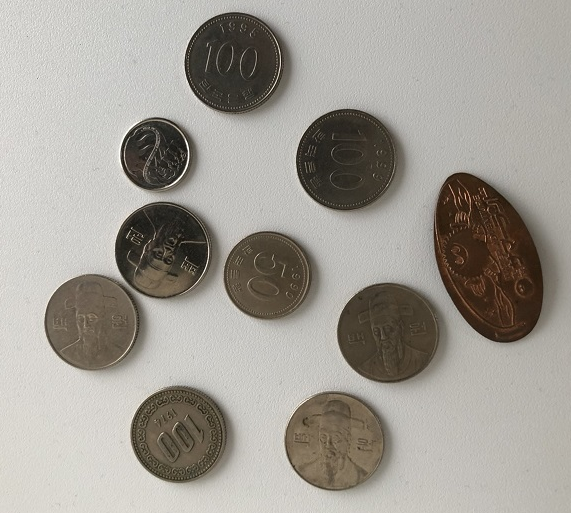
#> input picture opencv/image/S__26132483.png, 571 x 513 px
$ python watershed_algorithim.py
#> lines starting #> are read from the running program, lines starting #| are printed output that depends on the picture; after the words box and inside, x2 and y2 are one past the last pixel; in counts of white or black regions, pixels touching at a corner belong together
import cv2
from matplotlib import pyplot as plt

img_bgr = cv2.imread('./image/S__26132483.png')
#> img_bgr is the input picture: shape (513, 571, 3); mean B, G, R 149.1, 156.6, 160.9

cv2.imshow("img_bgr", img_bgr)
# pause
keycode = cv2.waitKey(0)
#> (key Esc is pressed here)
# ESC key to exit
if keycode == 27:
    cv2.destroyAllWindows()


img_bitwise_not_bgr = cv2.bitwise_not(img_bgr)
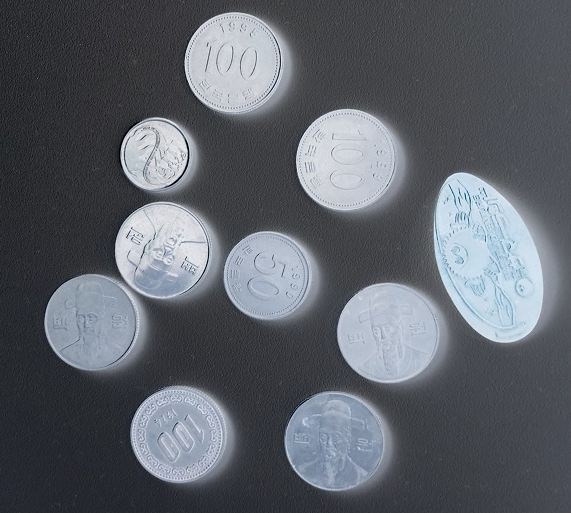
#> img_bitwise_not_bgr: shape (513, 571, 3); mean B, G, R 105.9, 98.4, 94.1

cv2.imshow("img_bitwise_not_bgr", img_bitwise_not_bgr)
# pause
keycode = cv2.waitKey(0)
#> (key Esc is pressed here)
# ESC key to exit
if keycode == 27:
    cv2.destroyAllWindows()

img_bitwise_not_bgr2gray = cv2.cvtColor(img_bitwise_not_bgr, cv2.COLOR_BGR2GRAY)
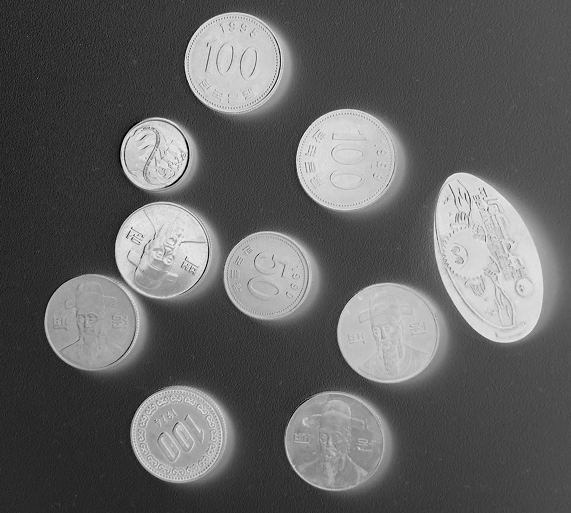
#> img_bitwise_not_bgr2gray: shape (513, 571); min 1, max 246, mean 97.9

cv2.imshow("img_bitwise_not_bgr2gray", img_bitwise_not_bgr2gray)
# pause
keycode = cv2.waitKey(0)
#> (key Esc is pressed here)
# ESC key to exit
if keycode == 27:
    cv2.destroyAllWindows()


ret, img_binary = cv2.threshold(img_bitwise_not_bgr2gray, 150,255,cv2.THRESH_BINARY)
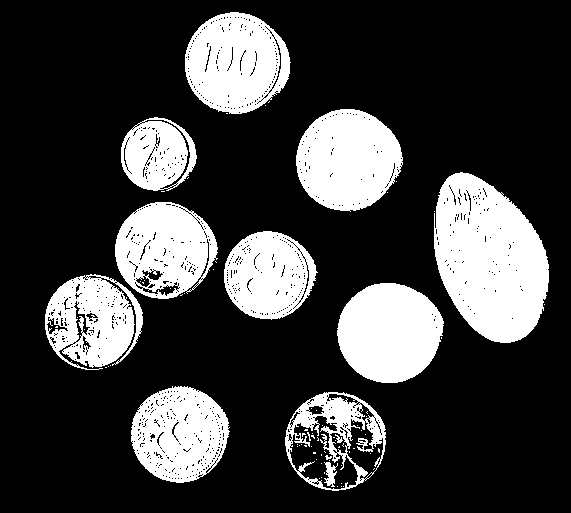
#> img_binary: shape (513, 571); 24.6% white; 81 white regions (68 under 20 px)

cv2.imshow("img_binary", img_binary)
# pause
keycode = cv2.waitKey(0)
#> (key Esc is pressed here)
# ESC key to exit
if keycode == 27:
    cv2.destroyAllWindows()

contours, hierarchy = cv2.findContours(img_binary, cv2.RETR_EXTERNAL, cv2.CHAIN_APPROX_NONE)
#> contours = 27 contours, 17 with area under 20; largest, box (x1, y1, x2, y2) and area: (434, 172, 549, 343) 14009, (296, 109, 403, 212) 8214, (185, 12, 291, 114) 8116, (337, 283, 444, 383) 8090, (285, 392, 386, 491) 7654
img_contour = cv2.drawContours(img_bgr, contours, -1, (0, 255, 0), 2)
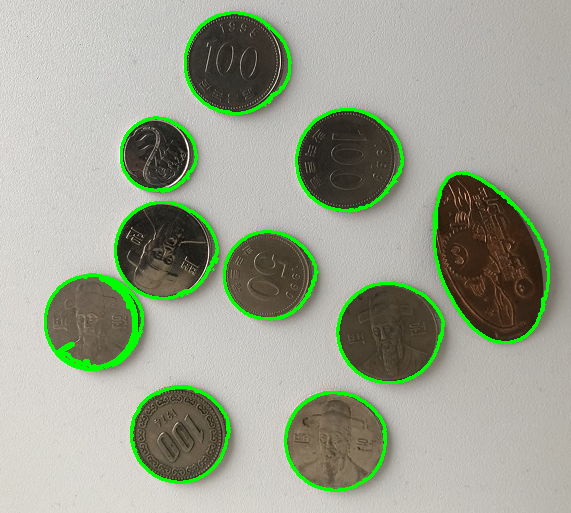
#> img_contour: shape (513, 571, 3); mean B, G, R 145.4, 163.1, 156.5


cv2.imshow("img_contour", img_contour)
# pause
keycode = cv2.waitKey(0)
#> (key Esc is pressed here)
# ESC key to exit
if keycode == 27:
    cv2.destroyAllWindows()
